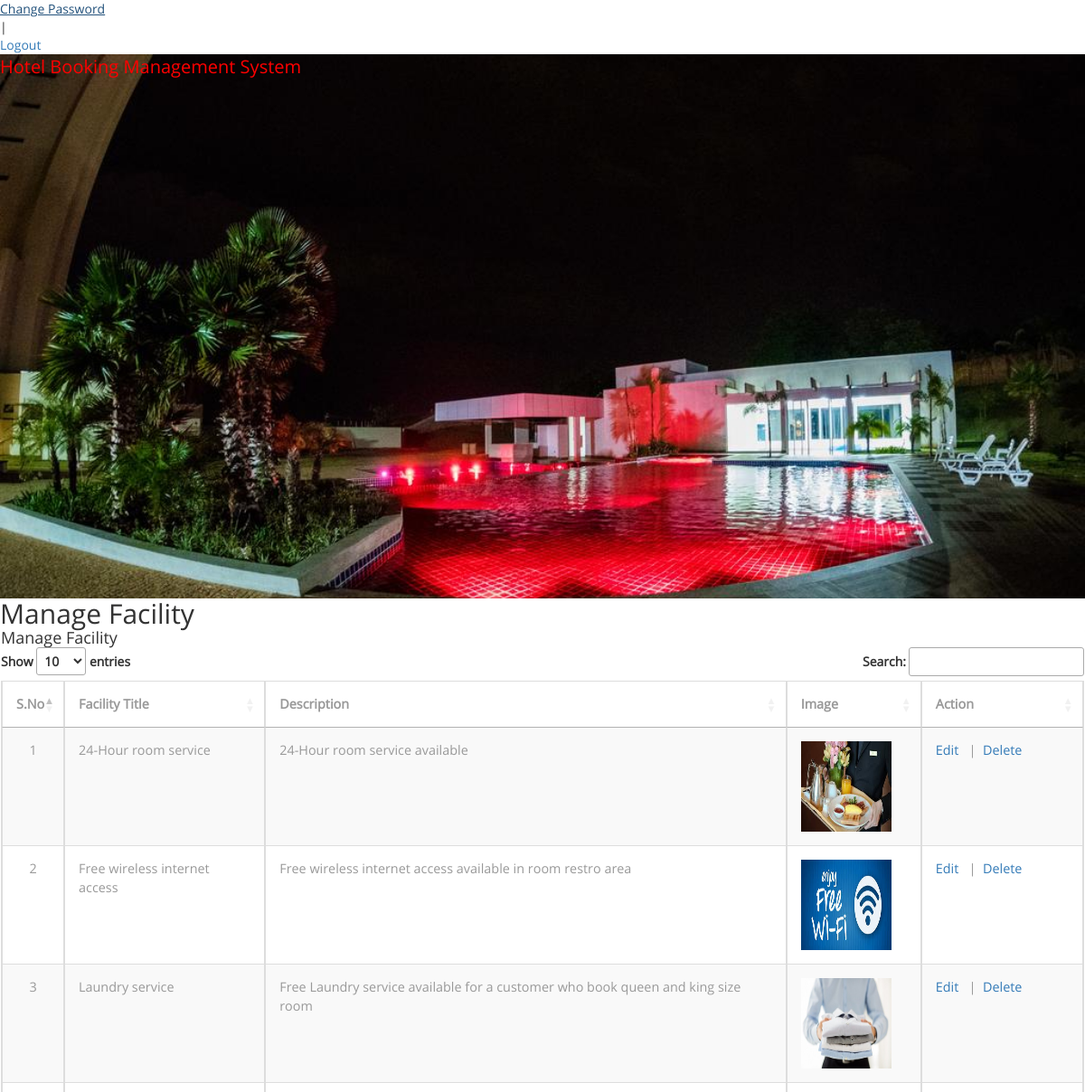
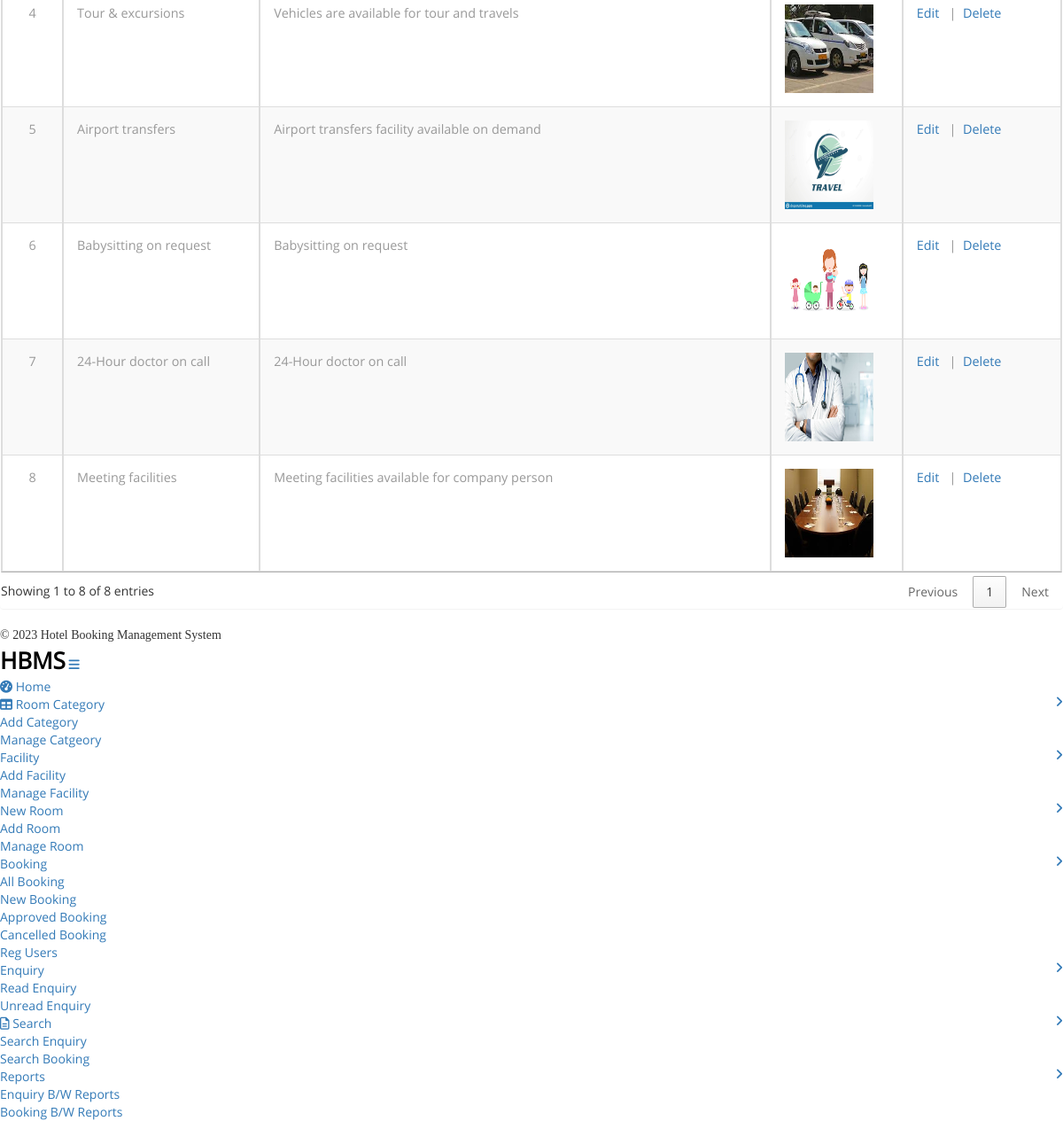
The page /manage_facility (signed in) on the database its author committed (2 pictures, top to bottom).
### hotel/models.py (models this page shows, shortened)
class Facility(models.Model):
    facilitytitle = models.CharField(max_length=100)
    description = models.CharField(max_length=500)
    image = models.FileField()

### hotel/views.py (the view)
# urls.py: path('manage_facility',manage_facility, name='manage_facility'),
def manage_facility(request):
    if not request.user.is_authenticated:
        return redirect('admin_login')
    facility = Facility.objects.all()
    d = {'facility':facility}
    return render(request, 'manage_facility.html', d)

### hotel/templates/manage_facility.html (shortened to what this page needs)
{% load static %}
{% block body %}
<html>
<head>
<link href="{% static 'admin/css/bootstrap.min.css' %}" rel='stylesheet' type='text/css' />
<link href="{% static 'admin/css/style.css' %}" rel='stylesheet' type='text/css' />
<link href="{% static 'admin/css/font-awesome.css' %}" rel="stylesheet">
<link rel="stylesheet" href="{% static 'admin/css/icon-font.min.css' %}" type='text/css' />
	<link rel="stylesheet" href="//cdn.datatables.net/1.10.22/css/jquery.dataTables.min.css">
</head>
<body>
   <div class="page-container">
	<div class="left-content">
	   <div class="inner-content">
			{% include 'adminheader.html' %}
			<div class="content">
<div class="women_main">
	<div class="grids">
					<div class="progressbar-heading grids-heading">
						<h2>Manage Facility</h2>
					</div>
					<div class="panel panel-widget forms-panel">
						<div class="forms">
							<div class="form-grids widget-shadow" data-example-id="basic-forms">
								<div class="form-title">
									<h4>Manage Facility </h4>
								</div>
								<div class="form-body">
									     <table class="table table-bordered table-striped table-vcenter" id="myTable">
                                <thead>
                                    <tr>
                                        <th class="text-center">S.No</th>
                                        <th>Facility Title</th>
                                        <th class="d-none d-sm-table-cell">Description</th>
                                        <th class="d-none d-sm-table-cell">Image</th>
                                        <th class="d-none d-sm-table-cell" style="width: 15%;">Action</th>
                                       </tr>
                                </thead>
                                <tbody>
                                {% for i in facility %}
                                    <tr>
                                        <td class="text-center">{{forloop.counter}}</td>
                                        <td class="font-w600">{{i.facilitytitle}}</td>
                                        <td class="d-none d-sm-table-cell">{{i.description}}</td>
                                         <td class="d-none d-sm-table-cell"><img src="{{i.image.url}}" width="100" height="100"></td>
                                         <td class="d-none d-sm-table-cell"><a href="{% url 'edit_facility' i.id %}">Edit</a> &nbsp; | &nbsp;<a href="{% url 'delete_facility' i.id %}" onclick="return confirm('Do you really want to Delete ?');">Delete</a></td>
                                    </tr>
                                   {% endfor %}
                                </tbody>
                            </table>
								</div>
							</div>
						</div>
					</div>
				</div>
{% include 'adminfooter.html' %}
</div>
</div>
		</div>
</div>
			{% include 'adminsidebar.html' %}
							</div>
</body>
</html>
 {% endblock %}

### hotel/static/css/style.css (style rules this page uses)
body a { transition:0.5s all; -webkit-transition:0.5s all; -moz-transition:0.5s all; -o-transition:0.5s all; -ms-transition:0.5s all; }
h1,h2,h3,h4,h5,h6 { padding:0 0; margin:0 0; }
body { padding:0 0; margin:0 0; font-family: 'OpenSans-Regular' }
.table > thead > tr > th, .table > tbody > tr > th, .table > tfoot > tr > th, .table > thead > tr > td, .table > tbody > tr > td, .table > tfoot > tr > td { border-top: none !important; }
.table td, .table>tbody>tr>td, .table>tbody>tr>th, .table>tfoot>tr>td, .table>tfoot>tr>th, .table>thead>tr>td, .table>thead>tr>th { padding: 15px!important; }
.table > thead > tr > th, .table > tbody > tr > th, .table > tfoot > tr > th, .table > thead > tr > td, .table > tbody > tr > td, .table > tfoot > tr > td { font-size: 0.9em; color: #999; border-top: none !important; }

### rows shown on the page
Facility: facilitytitle "24-Hour room service", description "24-Hour room service available", image (picture)
Facility: facilitytitle "Free wireless internet access", description "Free wireless internet access available in room restro area", image (picture)
Facility: facilitytitle "Laundry service", description "Free Laundry service available for a customer who book queen and king size room", image (picture)
Facility: facilitytitle "Tour & excursions", description "Vehicles are available for tour and travels", image (picture)
Facility: facilitytitle "Airport transfers", description "Airport transfers facility available on demand", image (picture)
Facility: facilitytitle "Babysitting on request", description "Babysitting on request", image (picture)
Facility: facilitytitle "24-Hour doctor on call", description "24-Hour doctor on call", image (picture)
Facility: facilitytitle "Meeting facilities", description "Meeting facilities available for company person", image (picture)
